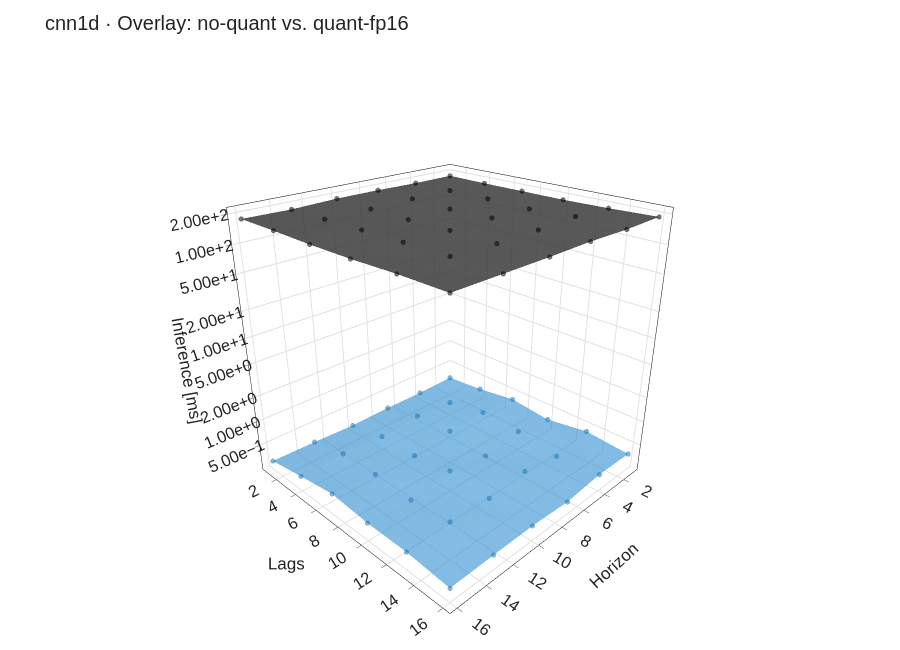
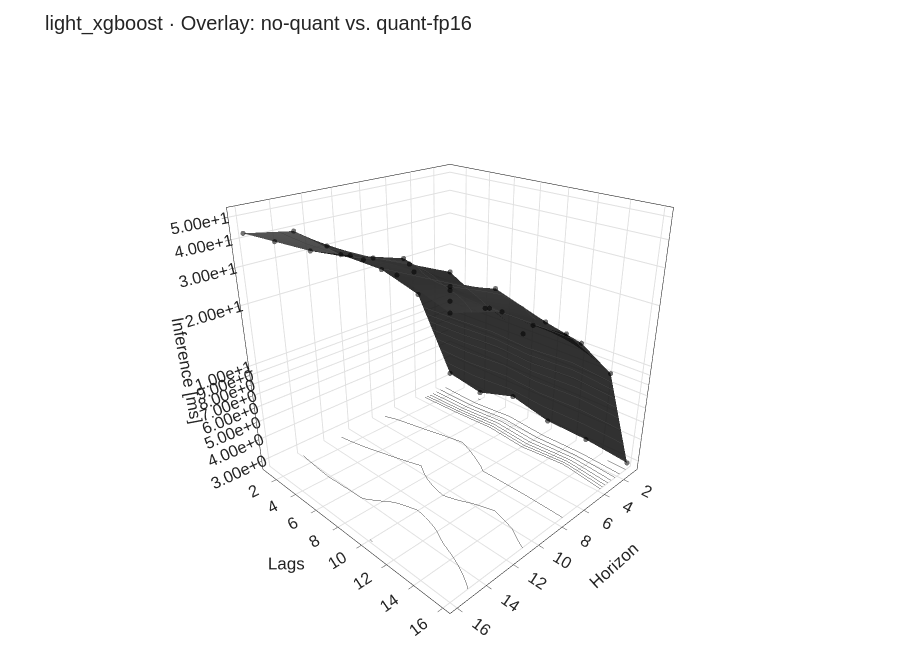
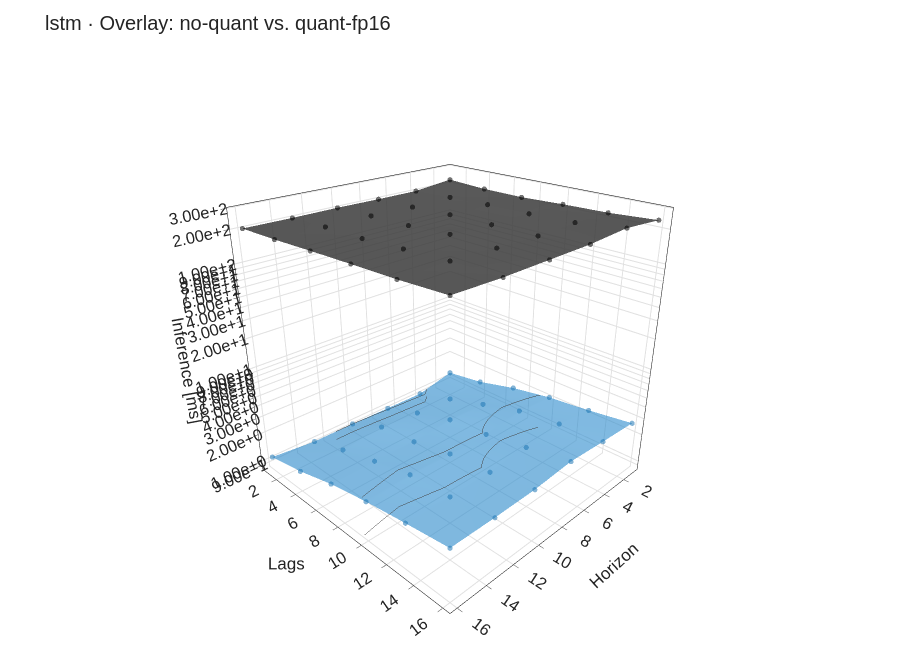
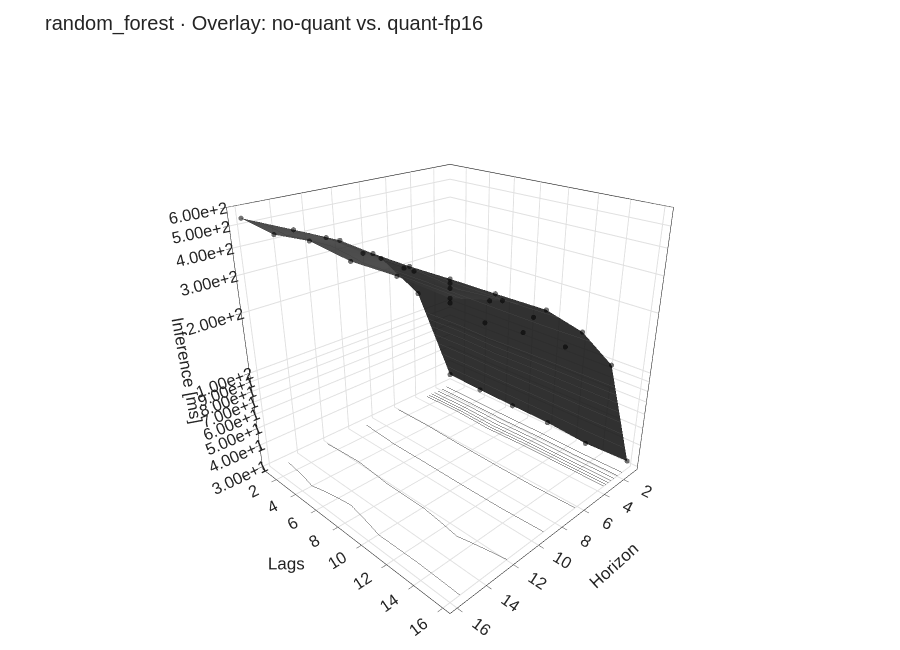

The code cell stored with these charts, in order, in its notebook:
### Code cell
# === Scientific Plotly 3D · Overlay (no-quant vs. fp16) mit einheitlichem Kamerawinkel ===
import re
import numpy as np
import pandas as pd
import plotly.graph_objects as go

# ---------- Einstellungen (global konsistent) ----------
CAMERA_SCI = dict(eye=dict(x=1.55, y=1.55, z=1.05), center=dict(x=0, y=0, z=0), up=dict(x=0, y=0, z=1))
FONT_SCI   = dict(family="Arial, Helvetica, sans-serif", size=14)
GRIDCOLOR  = "rgba(0,0,0,0.12)"

# Farben (uniforme Surfaces – „Schicht über Schicht“)
COLOR_NOQ  = "#222222"   # dunkelgrau
COLOR_FP16 = "#1f77b4"   # blau

# ---------- Helper ----------
def _label_quant(q: str) -> str:
    s = str(q).lower()
    if "no-quant" in s or "no_quant" in s or s in {"none","no"}:
        return "no-quant"
    if re.search(r"(float\s*16|fp\s*16|quant.*16)", s):
        return "quant-fp16"
    return q

def _clean_df(df: pd.DataFrame) -> pd.DataFrame:
    need = {"algorithm","lags","horizon","avg_inference_time_ms"}
    miss = need - set(df.columns)
    if miss: raise ValueError(f"Fehlende Spalten: {sorted(miss)}")
    d = df.copy()
    d["lags"] = pd.to_numeric(d["lags"], errors="coerce")
    d["horizon"] = pd.to_numeric(d["horizon"], errors="coerce")
    d["avg_inference_time_ms"] = pd.to_numeric(d["avg_inference_time_ms"], errors="coerce")
    d["quant_mode"] = d.get("quant_mode", "no-quant")
    d["quant_mode"] = d["quant_mode"].map(_label_quant)
    return d.dropna(subset=["lags","horizon","avg_inference_time_ms"])

def _aggregate(df: pd.DataFrame) -> pd.DataFrame:
    return (df.groupby(["algorithm","quant_mode","lags","horizon"], as_index=False)
              ["avg_inference_time_ms"].mean())

def _to_grid(df_sub: pd.DataFrame, z_col: str = "avg_inference_time_ms"):
    piv = df_sub.pivot_table(index="lags", columns="horizon", values=z_col, aggfunc="mean")
    X = np.array(sorted(piv.columns))   # horizons
    Y = np.array(sorted(piv.index))     # lags
    Z = piv.reindex(index=Y, columns=X).values.astype(float)
    return X, Y, Z

def _apply_scientific_layout(fig: go.Figure, title: str, log_z: bool):
    scene = dict(
        xaxis=dict(title="Horizon",  showgrid=True, gridcolor=GRIDCOLOR, zeroline=False,
                   ticks="outside", mirror=True, showline=True, linewidth=1, linecolor="black"),
        yaxis=dict(title="Lags",     showgrid=True, gridcolor=GRIDCOLOR, zeroline=False,
                   ticks="outside", mirror=True, showline=True, linewidth=1, linecolor="black"),
        zaxis=dict(title="Inference [ms]", type="log" if log_z else "linear",
                   showgrid=True, gridcolor=GRIDCOLOR, zeroline=False,
                   ticks="outside", mirror=True, showline=True, linewidth=1, linecolor="black",
                   exponentformat="e", tickformat=".2e" if log_z else None),
        bgcolor="white",
        camera=CAMERA_SCI,
    )
    fig.update_layout(
        title=title, template="simple_white", font=FONT_SCI,
        legend=dict(orientation="h", yanchor="bottom", y=1.02, xanchor="right", x=1),
        margin=dict(l=10, r=10, t=60, b=10), height=650
    )
    fig.update_scenes(**scene)

# ---------- Kernfunktion: Overlay-Surfaces im selben Graph ----------
def plot_quant_overlay_surface(df: pd.DataFrame,
                               algorithm: str,
                               pair=("no-quant","quant-fp16"),
                               log_z: bool = True) -> go.Figure:
    d = _clean_df(df)
    sub = d[(d["algorithm"] == algorithm) & (d["quant_mode"].isin(pair))].copy()
    if sub.empty:
        raise ValueError(f"Keine Daten für '{algorithm}' mit Quant-Paar {pair}.")

    g = _aggregate(sub)

    # Grids bauen (Surfaces erlauben „Schicht“-Darstellung)
    traces = []
    for q in pair:
        gq = g[g["quant_mode"] == q]
        if gq.empty:
            continue
        X, Y, Z = _to_grid(gq, "avg_inference_time_ms")

        # uniforme Farbe via surfacecolor + 2-Punkt-Colorscale
        color = COLOR_NOQ if q == "no-quant" else COLOR_FP16
        traces.append(go.Surface(
            x=X, y=Y, z=Z,
            name=q, showscale=False,
            opacity=0.88 if q == "no-quant" else 0.65,   # „Schicht über Schicht“
            surfacecolor=np.zeros_like(Z),
            colorscale=[[0, color], [1, color]],
            contours=dict(
                z=dict(show=True, usecolormap=False, highlightcolor="black", project_z=True)
            ),
            lighting=dict(ambient=0.6, diffuse=0.7, specular=0.1, roughness=0.5)
        ))

    # Fallback (falls ein Grid stark lückenhaft ist): Punkte zusätzlich einblenden
    fig = go.Figure(data=traces)
    for q in pair:
        gq = g[g["quant_mode"] == q]
        fig.add_trace(go.Scatter3d(
            x=gq["horizon"], y=gq["lags"], z=gq["avg_inference_time_ms"],
            mode="markers", name=f"{q} · Punkte",
            marker=dict(size=3, color="#000000" if q=="no-quant" else COLOR_FP16, opacity=0.55),
            showlegend=False
        ))

    _apply_scientific_layout(fig, f"{algorithm} · Overlay: {pair[0]} vs. {pair[1]}", log_z=log_z)
    return fig

# ---------- Schleife: für alle Algorithmen den Overlay-Plot erzeugen ----------
algos = sorted(df_out["algorithm"].unique())
for algo in algos:
    fig = plot_quant_overlay_surface(df_out, algorithm=algo,
                                     pair=("no-quant","quant-fp16"),
                                     log_z=True)  # log_z=False falls linear gewünscht
    fig.show()

# Optional: denselben Kamerawinkel später erneut erzwingen (z.B. nach Interaktion)
# for algo in algos:
#     fig = plot_quant_overlay_surface(df_out, algo)
#     fig.update_layout(scene_camera=CAMERA_SCI)
#     fig.show()

### Figure 1 — Plotly figure (JSON) as saved in the notebook; plotly's stock layout.template omitted (floating-point values rounded to 4 significant figures)
{"data": [{"colorscale": [[0, "#222222"], [1, "#222222"]], "contours": {"z": {"highlightcolor": "black", "project": {"z": true}, "show": true, "usecolormap": false}}, "lighting": {"ambient": 0.6, "diffuse": 0.7, "roughness": 0.5, "specular": 0.1}, "name": "no-quant", "opacity": 0.88, "showscale": false, "surfacecolor": [[0.0, 0.0, 0.0, 0.0, 0.0, 0.0], [0.0, 0.0, 0.0, 0.0, 0.0, 0.0], [0.0, 0.0, 0.0, 0.0, 0.0, 0.0], [0.0, 0.0, 0.0, 0.0, 0.0, 0.0], [0.0, 0.0, 0.0, 0.0, 0.0, 0.0], [0.0, 0.0, 0.0, 0.0, 0.0, 0.0]], "type": "surface", "x": [1, 4, 7, 10, 13, 16], "y": [1, 4, 7, 10, 13, 16], "z": [[179.0, 178.0, 181.5, 181.9, 176.2, 179.6], [177.1, 179.9, 181.3, 177.7, 178.7, 179.2], [177.2, 181.5, 177.6, 177.0, 182.0, 176.5], [177.0, 178.1, 184.0, 180.7, 185.0, 177.6], [180.9, 189.4, 182.2, 179.6, 186.3, 183.2], [188.1, 183.8, 187.4, 184.1, 183.6, 183.4]]}, {"colorscale": [[0, "#1f77b4"], [1, "#1f77b4"]], "contours": {"z": {"highlightcolor": "black", "project": {"z": true}, "show": true, "usecolormap": false}}, "lighting": {"ambient": 0.6, "diffuse": 0.7, "roughness": 0.5, "specular": 0.1}, "name": "quant-fp16", "opacity": 0.65, "showscale": false, "surfacecolor": [[0.0, 0.0, 0.0, 0.0, 0.0, 0.0], [0.0, 0.0, 0.0, 0.0, 0.0, 0.0], [0.0, 0.0, 0.0, 0.0, 0.0, 0.0], [0.0, 0.0, 0.0, 0.0, 0.0, 0.0], [0.0, 0.0, 0.0, 0.0, 0.0, 0.0], [0.0, 0.0, 0.0, 0.0, 0.0, 0.0]], "type": "surface", "x": [1, 4, 7, 10, 13, 16], "y": [1, 4, 7, 10, 13, 16], "z": [[0.3136, 0.3021, 0.3013, 0.2921, 0.304, 0.3087], [0.3438, 0.3619, 0.3988, 0.3614, 0.3874, 0.3709], [0.4038, 0.4441, 0.4292, 0.364, 0.3933, 0.4368], [0.3539, 0.4248, 0.3634, 0.436, 0.3652, 0.3956], [0.4258, 0.3589, 0.4281, 0.3853, 0.408, 0.3913], [0.3838, 0.3891, 0.3456, 0.3654, 0.3598, 0.3499]]}, {"marker": {"color": "#000000", "opacity": 0.55, "size": 3}, "mode": "markers", "name": "no-quant · Punkte", "showlegend": false, "type": "scatter3d", "x": [1, 4, 7, 10, 13, 16, 1, 4, 7, 10, 13, 16, 1, 4, 7, 10, 13, 16, 1, 4, 7, 10, 13, 16, 1, 4, 7, 10, 13, 16, 1, 4, 7, 10, 13, 16], "y": [1, 1, 1, 1, 1, 1, 4, 4, 4, 4, 4, 4, 7, 7, 7, 7, 7, 7, 10, 10, 10, 10, 10, 10, 13, 13, 13, 13, 13, 13, 16, 16, 16, 16, 16, 16], "z": [179.0, 178.0, 181.5, 181.9, 176.2, 179.6, 177.1, 179.9, 181.3, 177.7, 178.7, 179.2, 177.2, 181.5, 177.6, 177.0, 182.0, 176.5, 177.0, 178.1, 184.0, 180.7, 185.0, 177.6, 180.9, 189.4, 182.2, 179.6, 186.3, 183.2, 188.1, 183.8, 187.4, 184.1, 183.6, 183.4]}, {"marker": {"color": "#1f77b4", "opacity": 0.55, "size": 3}, "mode": "markers", "name": "quant-fp16 · Punkte", "showlegend": false, "type": "scatter3d", "x": [1, 4, 7, 10, 13, 16, 1, 4, 7, 10, 13, 16, 1, 4, 7, 10, 13, 16, 1, 4, 7, 10, 13, 16, 1, 4, 7, 10, 13, 16, 1, 4, 7, 10, 13, 16], "y": [1, 1, 1, 1, 1, 1, 4, 4, 4, 4, 4, 4, 7, 7, 7, 7, 7, 7, 10, 10, 10, 10, 10, 10, 13, 13, 13, 13, 13, 13, 16, 16, 16, 16, 16, 16], "z": [0.3136, 0.3021, 0.3013, 0.2921, 0.304, 0.3087, 0.3438, 0.3619, 0.3988, 0.3614, 0.3874, 0.3709, 0.4038, 0.4441, 0.4292, 0.364, 0.3933, 0.4368, 0.3539, 0.4248, 0.3634, 0.436, 0.3652, 0.3956, 0.4258, 0.3589, 0.4281, 0.3853, 0.408, 0.3913, 0.3838, 0.3891, 0.3456, 0.3654, 0.3598, 0.3499]}], "layout": {"font": {"family": "Arial, Helvetica, sans-serif", "size": 14}, "height": 650, "legend": {"orientation": "h", "x": 1, "xanchor": "right", "y": 1.02, "yanchor": "bottom"}, "margin": {"b": 10, "l": 10, "r": 10, "t": 60}, "scene": {"bgcolor": "white", "camera": {"center": {"x": 0, "y": 0, "z": 0}, "eye": {"x": 1.55, "y": 1.55, "z": 1.05}, "up": {"x": 0, "y": 0, "z": 1}}, "xaxis": {"gridcolor": "rgba(0,0,0,0.12)", "linecolor": "black", "linewidth": 1, "mirror": true, "showgrid": true, "showline": true, "ticks": "outside", "title": {"text": "Horizon"}, "zeroline": false}, "yaxis": {"gridcolor": "rgba(0,0,0,0.12)", "linecolor": "black", "linewidth": 1, "mirror": true, "showgrid": true, "showline": true, "ticks": "outside", "title": {"text": "Lags"}, "zeroline": false}, "zaxis": {"exponentformat": "e", "gridcolor": "rgba(0,0,0,0.12)", "linecolor": "black", "linewidth": 1, "mirror": true, "showgrid": true, "showline": true, "tickformat": ".2e", "ticks": "outside", "title": {"text": "Inference [ms]"}, "type": "log", "zeroline": false}}, "title": {"text": "cnn1d · Overlay: no-quant vs. quant-fp16"}}}

### Figure 2 — Plotly figure (JSON) as saved in the notebook; plotly's stock layout.template omitted (floating-point values rounded to 4 significant figures)
{"data": [{"colorscale": [[0, "#222222"], [1, "#222222"]], "contours": {"z": {"highlightcolor": "black", "project": {"z": true}, "show": true, "usecolormap": false}}, "lighting": {"ambient": 0.6, "diffuse": 0.7, "roughness": 0.5, "specular": 0.1}, "name": "no-quant", "opacity": 0.88, "showscale": false, "surfacecolor": [[0.0, 0.0, 0.0, 0.0, 0.0, 0.0], [0.0, 0.0, 0.0, 0.0, 0.0, 0.0], [0.0, 0.0, 0.0, 0.0, 0.0, 0.0], [0.0, 0.0, 0.0, 0.0, 0.0, 0.0], [0.0, 0.0, 0.0, 0.0, 0.0, 0.0], [0.0, 0.0, 0.0, 0.0, 0.0, 0.0]], "type": "surface", "x": [1, 4, 7, 10, 13, 16], "y": [1, 4, 7, 10, 13, 16], "z": [[3.237, 12.19, 19.44, 26.56, 38.91, 42.69], [2.985, 13.05, 21.73, 29.2, 37.6, 44.35], [3.517, 14.03, 24.99, 31.22, 37.28, 46.08], [3.126, 12.22, 19.49, 27.52, 43.12, 50.35], [3.093, 14.64, 19.19, 32.64, 38.65, 49.17], [2.929, 11.32, 19.14, 28.15, 36.46, 42.6]]}, {"marker": {"color": "#000000", "opacity": 0.55, "size": 3}, "mode": "markers", "name": "no-quant · Punkte", "showlegend": false, "type": "scatter3d", "x": [1, 4, 7, 10, 13, 16, 1, 4, 7, 10, 13, 16, 1, 4, 7, 10, 13, 16, 1, 4, 7, 10, 13, 16, 1, 4, 7, 10, 13, 16, 1, 4, 7, 10, 13, 16], "y": [1, 1, 1, 1, 1, 1, 4, 4, 4, 4, 4, 4, 7, 7, 7, 7, 7, 7, 10, 10, 10, 10, 10, 10, 13, 13, 13, 13, 13, 13, 16, 16, 16, 16, 16, 16], "z": [3.237, 12.19, 19.44, 26.56, 38.91, 42.69, 2.985, 13.05, 21.73, 29.2, 37.6, 44.35, 3.517, 14.03, 24.99, 31.22, 37.28, 46.08, 3.126, 12.22, 19.49, 27.52, 43.12, 50.35, 3.093, 14.64, 19.19, 32.64, 38.65, 49.17, 2.929, 11.32, 19.14, 28.15, 36.46, 42.6]}, {"marker": {"color": "#1f77b4", "opacity": 0.55, "size": 3}, "mode": "markers", "name": "quant-fp16 · Punkte", "showlegend": false, "type": "scatter3d", "x": [], "y": [], "z": []}], "layout": {"font": {"family": "Arial, Helvetica, sans-serif", "size": 14}, "height": 650, "legend": {"orientation": "h", "x": 1, "xanchor": "right", "y": 1.02, "yanchor": "bottom"}, "margin": {"b": 10, "l": 10, "r": 10, "t": 60}, "scene": {"bgcolor": "white", "camera": {"center": {"x": 0, "y": 0, "z": 0}, "eye": {"x": 1.55, "y": 1.55, "z": 1.05}, "up": {"x": 0, "y": 0, "z": 1}}, "xaxis": {"gridcolor": "rgba(0,0,0,0.12)", "linecolor": "black", "linewidth": 1, "mirror": true, "showgrid": true, "showline": true, "ticks": "outside", "title": {"text": "Horizon"}, "zeroline": false}, "yaxis": {"gridcolor": "rgba(0,0,0,0.12)", "linecolor": "black", "linewidth": 1, "mirror": true, "showgrid": true, "showline": true, "ticks": "outside", "title": {"text": "Lags"}, "zeroline": false}, "zaxis": {"exponentformat": "e", "gridcolor": "rgba(0,0,0,0.12)", "linecolor": "black", "linewidth": 1, "mirror": true, "showgrid": true, "showline": true, "tickformat": ".2e", "ticks": "outside", "title": {"text": "Inference [ms]"}, "type": "log", "zeroline": false}}, "title": {"text": "light_xgboost · Overlay: no-quant vs. quant-fp16"}}}

### Figure 3 — Plotly figure (JSON) as saved in the notebook; plotly's stock layout.template omitted (floating-point values rounded to 4 significant figures)
{"data": [{"colorscale": [[0, "#222222"], [1, "#222222"]], "contours": {"z": {"highlightcolor": "black", "project": {"z": true}, "show": true, "usecolormap": false}}, "lighting": {"ambient": 0.6, "diffuse": 0.7, "roughness": 0.5, "specular": 0.1}, "name": "no-quant", "opacity": 0.88, "showscale": false, "surfacecolor": [[0.0, 0.0, 0.0, 0.0, 0.0, 0.0], [0.0, 0.0, 0.0, 0.0, 0.0, 0.0], [0.0, 0.0, 0.0, 0.0, 0.0, 0.0], [0.0, 0.0, 0.0, 0.0, 0.0, 0.0], [0.0, 0.0, 0.0, 0.0, 0.0, 0.0], [0.0, 0.0, 0.0, 0.0, 0.0, 0.0]], "type": "surface", "x": [1, 4, 7, 10, 13, 16], "y": [1, 4, 7, 10, 13, 16], "z": [[222.4, 202.4, 202.2, 203.7, 202.3, 203.3], [212.3, 210.9, 206.8, 211.2, 209.9, 207.6], [211.0, 217.8, 216.3, 215.5, 211.2, 215.6], [219.6, 220.3, 219.2, 228.7, 223.1, 222.6], [224.7, 228.1, 222.3, 226.2, 233.9, 228.3], [239.1, 256.1, 241.5, 238.6, 235.5, 239.9]]}, {"colorscale": [[0, "#1f77b4"], [1, "#1f77b4"]], "contours": {"z": {"highlightcolor": "black", "project": {"z": true}, "show": true, "usecolormap": false}}, "lighting": {"ambient": 0.6, "diffuse": 0.7, "roughness": 0.5, "specular": 0.1}, "name": "quant-fp16", "opacity": 0.65, "showscale": false, "surfacecolor": [[0.0, 0.0, 0.0, 0.0, 0.0, 0.0], [0.0, 0.0, 0.0, 0.0, 0.0, 0.0], [0.0, 0.0, 0.0, 0.0, 0.0, 0.0], [0.0, 0.0, 0.0, 0.0, 0.0, 0.0], [0.0, 0.0, 0.0, 0.0, 0.0, 0.0], [0.0, 0.0, 0.0, 0.0, 0.0, 0.0]], "type": "surface", "x": [1, 4, 7, 10, 13, 16], "y": [1, 4, 7, 10, 13, 16], "z": [[1.182, 0.9542, 0.9721, 0.9986, 1.002, 1.113], [1.361, 1.277, 1.355, 1.49, 1.351, 1.332], [1.749, 1.726, 1.811, 1.667, 1.721, 1.718], [2.088, 2.29, 2.02, 2.066, 2.154, 2.057], [2.325, 2.632, 2.427, 2.287, 2.3, 2.37], [2.68, 2.796, 2.945, 2.712, 2.676, 2.697]]}, {"marker": {"color": "#000000", "opacity": 0.55, "size": 3}, "mode": "markers", "name": "no-quant · Punkte", "showlegend": false, "type": "scatter3d", "x": [1, 4, 7, 10, 13, 16, 1, 4, 7, 10, 13, 16, 1, 4, 7, 10, 13, 16, 1, 4, 7, 10, 13, 16, 1, 4, 7, 10, 13, 16, 1, 4, 7, 10, 13, 16], "y": [1, 1, 1, 1, 1, 1, 4, 4, 4, 4, 4, 4, 7, 7, 7, 7, 7, 7, 10, 10, 10, 10, 10, 10, 13, 13, 13, 13, 13, 13, 16, 16, 16, 16, 16, 16], "z": [222.4, 202.4, 202.2, 203.7, 202.3, 203.3, 212.3, 210.9, 206.8, 211.2, 209.9, 207.6, 211.0, 217.8, 216.3, 215.5, 211.2, 215.6, 219.6, 220.3, 219.2, 228.7, 223.1, 222.6, 224.7, 228.1, 222.3, 226.2, 233.9, 228.3, 239.1, 256.1, 241.5, 238.6, 235.5, 239.9]}, {"marker": {"color": "#1f77b4", "opacity": 0.55, "size": 3}, "mode": "markers", "name": "quant-fp16 · Punkte", "showlegend": false, "type": "scatter3d", "x": [1, 4, 7, 10, 13, 16, 1, 4, 7, 10, 13, 16, 1, 4, 7, 10, 13, 16, 1, 4, 7, 10, 13, 16, 1, 4, 7, 10, 13, 16, 1, 4, 7, 10, 13, 16], "y": [1, 1, 1, 1, 1, 1, 4, 4, 4, 4, 4, 4, 7, 7, 7, 7, 7, 7, 10, 10, 10, 10, 10, 10, 13, 13, 13, 13, 13, 13, 16, 16, 16, 16, 16, 16], "z": [1.182, 0.9542, 0.9721, 0.9986, 1.002, 1.113, 1.361, 1.277, 1.355, 1.49, 1.351, 1.332, 1.749, 1.726, 1.811, 1.667, 1.721, 1.718, 2.088, 2.29, 2.02, 2.066, 2.154, 2.057, 2.325, 2.632, 2.427, 2.287, 2.3, 2.37, 2.68, 2.796, 2.945, 2.712, 2.676, 2.697]}], "layout": {"font": {"family": "Arial, Helvetica, sans-serif", "size": 14}, "height": 650, "legend": {"orientation": "h", "x": 1, "xanchor": "right", "y": 1.02, "yanchor": "bottom"}, "margin": {"b": 10, "l": 10, "r": 10, "t": 60}, "scene": {"bgcolor": "white", "camera": {"center": {"x": 0, "y": 0, "z": 0}, "eye": {"x": 1.55, "y": 1.55, "z": 1.05}, "up": {"x": 0, "y": 0, "z": 1}}, "xaxis": {"gridcolor": "rgba(0,0,0,0.12)", "linecolor": "black", "linewidth": 1, "mirror": true, "showgrid": true, "showline": true, "ticks": "outside", "title": {"text": "Horizon"}, "zeroline": false}, "yaxis": {"gridcolor": "rgba(0,0,0,0.12)", "linecolor": "black", "linewidth": 1, "mirror": true, "showgrid": true, "showline": true, "ticks": "outside", "title": {"text": "Lags"}, "zeroline": false}, "zaxis": {"exponentformat": "e", "gridcolor": "rgba(0,0,0,0.12)", "linecolor": "black", "linewidth": 1, "mirror": true, "showgrid": true, "showline": true, "tickformat": ".2e", "ticks": "outside", "title": {"text": "Inference [ms]"}, "type": "log", "zeroline": false}}, "title": {"text": "lstm · Overlay: no-quant vs. quant-fp16"}}}

### Figure 4 — Plotly figure (JSON) as saved in the notebook; plotly's stock layout.template omitted (floating-point values rounded to 4 significant figures)
{"data": [{"colorscale": [[0, "#222222"], [1, "#222222"]], "contours": {"z": {"highlightcolor": "black", "project": {"z": true}, "show": true, "usecolormap": false}}, "lighting": {"ambient": 0.6, "diffuse": 0.7, "roughness": 0.5, "specular": 0.1}, "name": "no-quant", "opacity": 0.88, "showscale": false, "surfacecolor": [[0.0, 0.0, 0.0, 0.0, 0.0, 0.0], [0.0, 0.0, 0.0, 0.0, 0.0, 0.0], [0.0, 0.0, 0.0, 0.0, 0.0, 0.0], [0.0, 0.0, 0.0, 0.0, 0.0, 0.0], [0.0, 0.0, 0.0, 0.0, 0.0, 0.0], [0.0, 0.0, 0.0, 0.0, 0.0, 0.0]], "type": "surface", "x": [1, 4, 7, 10, 13, 16], "y": [1, 4, 7, 10, 13, 16], "z": [[34.28, 133.9, 242.6, 340.5, 430.1, 540.3], [33.52, 138.3, 238.2, 332.8, 445.8, 516.5], [33.16, 127.0, 239.2, 331.8, 432.2, 548.9], [32.9, 134.3, 229.7, 336.1, 429.6, 522.6], [31.58, 136.5, 226.9, 338.1, 413.9, 531.0], [32.35, 135.0, 232.4, 341.5, 435.3, 520.0]]}, {"marker": {"color": "#000000", "opacity": 0.55, "size": 3}, "mode": "markers", "name": "no-quant · Punkte", "showlegend": false, "type": "scatter3d", "x": [1, 4, 7, 10, 13, 16, 1, 4, 7, 10, 13, 16, 1, 4, 7, 10, 13, 16, 1, 4, 7, 10, 13, 16, 1, 4, 7, 10, 13, 16, 1, 4, 7, 10, 13, 16], "y": [1, 1, 1, 1, 1, 1, 4, 4, 4, 4, 4, 4, 7, 7, 7, 7, 7, 7, 10, 10, 10, 10, 10, 10, 13, 13, 13, 13, 13, 13, 16, 16, 16, 16, 16, 16], "z": [34.28, 133.9, 242.6, 340.5, 430.1, 540.3, 33.52, 138.3, 238.2, 332.8, 445.8, 516.5, 33.16, 127.0, 239.2, 331.8, 432.2, 548.9, 32.9, 134.3, 229.7, 336.1, 429.6, 522.6, 31.58, 136.5, 226.9, 338.1, 413.9, 531.0, 32.35, 135.0, 232.4, 341.5, 435.3, 520.0]}, {"marker": {"color": "#1f77b4", "opacity": 0.55, "size": 3}, "mode": "markers", "name": "quant-fp16 · Punkte", "showlegend": false, "type": "scatter3d", "x": [], "y": [], "z": []}], "layout": {"font": {"family": "Arial, Helvetica, sans-serif", "size": 14}, "height": 650, "legend": {"orientation": "h", "x": 1, "xanchor": "right", "y": 1.02, "yanchor": "bottom"}, "margin": {"b": 10, "l": 10, "r": 10, "t": 60}, "scene": {"bgcolor": "white", "camera": {"center": {"x": 0, "y": 0, "z": 0}, "eye": {"x": 1.55, "y": 1.55, "z": 1.05}, "up": {"x": 0, "y": 0, "z": 1}}, "xaxis": {"gridcolor": "rgba(0,0,0,0.12)", "linecolor": "black", "linewidth": 1, "mirror": true, "showgrid": true, "showline": true, "ticks": "outside", "title": {"text": "Horizon"}, "zeroline": false}, "yaxis": {"gridcolor": "rgba(0,0,0,0.12)", "linecolor": "black", "linewidth": 1, "mirror": true, "showgrid": true, "showline": true, "ticks": "outside", "title": {"text": "Lags"}, "zeroline": false}, "zaxis": {"exponentformat": "e", "gridcolor": "rgba(0,0,0,0.12)", "linecolor": "black", "linewidth": 1, "mirror": true, "showgrid": true, "showline": true, "tickformat": ".2e", "ticks": "outside", "title": {"text": "Inference [ms]"}, "type": "log", "zeroline": false}}, "title": {"text": "random_forest · Overlay: no-quant vs. quant-fp16"}}}
